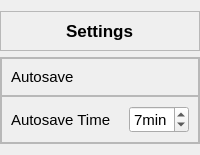
            <widget class="QWidget" name="page_3">
             <layout class="QVBoxLayout" name="verticalLayout_7">
              <property name="leftMargin">
               <number>0</number>
              </property>
              <property name="rightMargin">
               <number>0</number>
              </property>
              <item alignment="Qt::AlignTop">
               <widget class="QFrame" name="frame_22">
                <property name="frameShape">
                 <enum>QFrame::StyledPanel</enum>
                </property>
                <property name="frameShadow">
                 <enum>QFrame::Raised</enum>
                </property>
                <layout class="QVBoxLayout" name="verticalLayout_28">
                 <item alignment="Qt::AlignHCenter">
                  <widget class="QLabel" name="label_2">
                   <property name="font">
                    <font>
                     <pointsize>13</pointsize>
                     <bold>true</bold>
                    </font>
                   </property>
                   <property name="text">
                    <string>Settings</string>
                   </property>
                  </widget>
                 </item>
                </layout>
               </widget>
              </item>
              <item>
               <widget class="QFrame" name="frame_24">
                <property name="sizePolicy">
                 <sizepolicy hsizetype="Preferred" vsizetype="Expanding">
                  <horstretch>0</horstretch>
                  <verstretch>0</verstretch>
                 </sizepolicy>
                </property>
                <property name="frameShape">
                 <enum>QFrame::StyledPanel</enum>
                </property>
                <property name="frameShadow">
                 <enum>QFrame::Raised</enum>
                </property>
                <layout class="QVBoxLayout" name="verticalLayout_30">
                 <property name="spacing">
                  <number>0</number>
                 </property>
                 <property name="leftMargin">
                  <number>0</number>
                 </property>
                 <property name="topMargin">
                  <number>0</number>
                 </property>
                 <property name="rightMargin">
                  <number>0</number>
                 </property>
                 <property name="bottomMargin">
                  <number>0</number>
                 </property>
                 <item alignment="Qt::AlignBottom">
                  <widget class="QFrame" name="frame_25">
                   <property name="frameShape">
                    <enum>QFrame::StyledPanel</enum>
                   </property>
                   <property name="frameShadow">
                    <enum>QFrame::Raised</enum>
                   </property>
                   <layout class="QHBoxLayout" name="horizontalLayout_18">
                    <item alignment="Qt::AlignVCenter">
                     <widget class="QLabel" name="label_17">
                      <property name="font">
                       <font>
                        <pointsize>11</pointsize>
                       </font>
                      </property>
                      <property name="text">
                       <string>Autosave</string>
                      </property>
                     </widget>
                    </item>
                   </layout>
                  </widget>
                 </item>
                 <item alignment="Qt::AlignTop">
                  <widget class="QFrame" name="frame_26">
                   <property name="frameShape">
                    <enum>QFrame::StyledPanel</enum>
                   </property>
                   <property name="frameShadow">
                    <enum>QFrame::Raised</enum>
                   </property>
                   <layout class="QHBoxLayout" name="horizontalLayout_19">
                    <item>
                     <widget class="QLabel" name="label_18">
                      <property name="font">
                       <font>
                        <pointsize>11</pointsize>
                       </font>
                      </property>
                      <property name="text">
                       <string>Autosave Time</string>
                      </property>
                     </widget>
                    </item>
                    <item>
                     <widget class="QSpinBox" name="spinBox">
                      <property name="maximumSize">
                       <size>
                        <width>60</width>
                        <height>16777215</height>
                       </size>
                      </property>
                      <property name="font">
                       <font>
                        <family>Segoe UI</family>
                        <pointsize>11</pointsize>
                       </font>
                      </property>
                      <property name="toolTipDuration">
                       <number>-1</number>
                      </property>
                      <property name="styleSheet">
                       <string notr="true"/>
                      </property>
                      <property name="suffix">
                       <string>min</string>
                      </property>
                      <property name="minimum">
                       <number>5</number>
                      </property>
                      <property name="maximum">
                       <number>40</number>
                      </property>
                      <property name="value">
                       <number>7</number>
                      </property>
                     </widget>
                    </item>
                   </layout>
                  </widget>
                 </item>
                </layout>
               </widget>
              </item>
             </layout>
            </widget>
